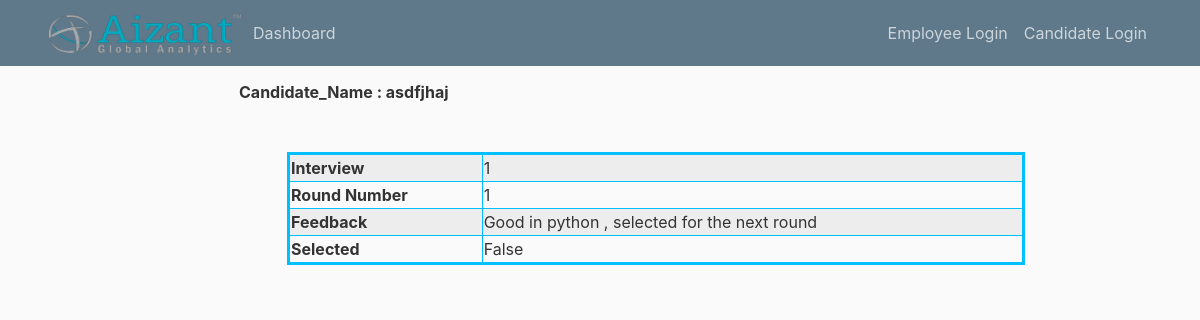
Screenshot of /candidate_interviews/1 with the database file from the repository.
### app/models.py (models this page shows, shortened)
class Candidate(db.Model):
    id = db.Column(db.Integer, primary_key=True)
    first_name = db.Column(db.String(30))
    last_name = db.Column(db.String(30))
    contact_number = db.Column(db.String(10))
    email = db.Column(db.String(200), unique=True)
    password = db.Column(db.String(260))
    pan_card = db.Column(db.String(10))
    current_location = db.Column(db.String(200))
    candidate_compensation = db.relationship('CandidateCompensation', backref='candidate', uselist=False)  # one to
    candidate_professions = db.relationship('CandidateProfession', backref='candidate')  # one to many with candidate
    candidate_educations = db.relationship('CandidateEducation', backref='candidate')  # one to many w education
    applications = db.relationship('Application', backref='candidate')

class Interview(db.Model):
    id = db.Column(db.Integer, primary_key=True)
    start_time = db.Column(db.Time)
    end_time = db.Column(db.Time)
    date = db.Column(db.Date)
    round = db.Column(db.Integer)
    meet_link = db.Column(db.String(50))
    feedback = db.Column(db.String(500))
    next_round = db.Column(db.Boolean)
    is_done = db.Column(db.Boolean)
    interviewer_id = db.Column(db.Integer, db.ForeignKey('interviewer.id'))  # many to one w interviewer
    recruiter_id = db.Column(db.Integer, db.ForeignKey('recruiter.id'))  # many to one w recruiter
    application_id = db.Column(db.Integer, db.ForeignKey('application.id'))  # many to one with application

### app/routes.py (the view)
@app.route('/candidate_interviews/<int:application_id>')
def candidate_interviews(application_id):
    cur_application = Application.query.get_or_404(application_id)
    interviews = Interview.query.filter_by(application_id=application_id).order_by(Interview.round)
    cur_candidate = Candidate.query.get_or_404(cur_application.candidate_id)
    return render_template('interview_info.html', interviews=interviews, cur_candidate=cur_candidate)

### app/templates/interview_info.html
{% extends 'manager_layout.html' %}
{% block content %}
    <p><b>Candidate_Name : {{ cur_candidate.first_name }}</b></p>
        {% for interview in interviews %}
            <table class="table-striped m-md-5" border="1" style="width:80%; border-collapse: collapse; border: 3px solid deepskyblue;">
                <tr>
                <th>Interview</th><td>{{ interview.round }}</td>
                </tr>
                <tr>
                <th>Round Number</th><td>{{ interview.round }}</td>
                </tr>
                <tr>
                <th>Feedback</th><td>{{ interview.feedback }}</td>
                </tr>
                <tr>
                <th>Selected</th><td>{{ interview.next_round }}</td>
                </tr>
        </table>
        {% endfor %}
{% endblock %}

### app/static/main.css (style rules this page uses)
body { background: #fafafa; color: #333333; margin-top: 5rem; }

### rows the page displays
Candidate: first_name "asdfjhaj"
Interview: round "1", feedback "Good in python , selected for the next round", next_round "False"
